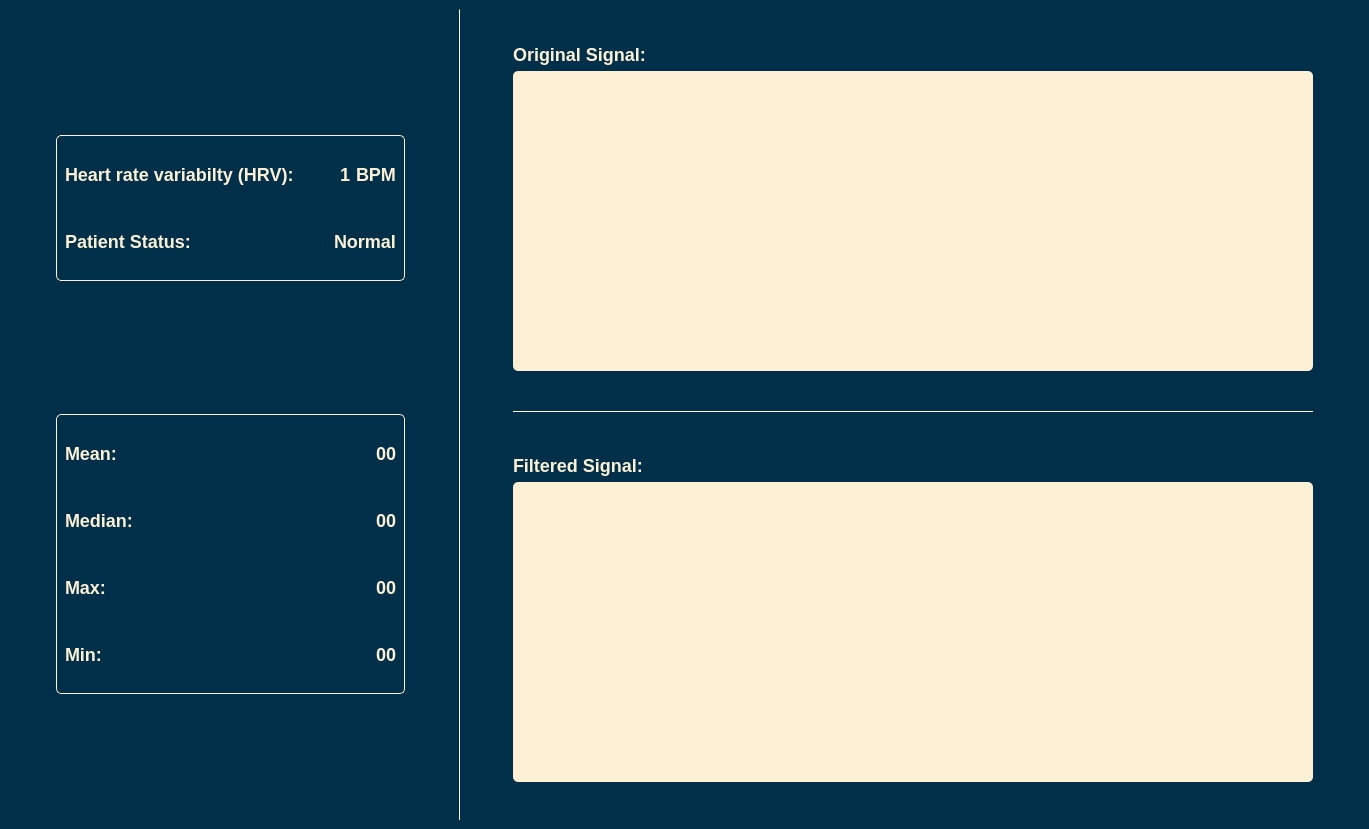
<?xml version="1.0" encoding="UTF-8"?>
<ui version="4.0">
 <class>MainWindow</class>
 <widget class="QMainWindow" name="MainWindow">
  <property name="geometry">
   <rect>
    <x>0</x>
    <y>0</y>
    <width>1369</width>
    <height>829</height>
   </rect>
  </property>
  <property name="windowTitle">
   <string>MainWindow</string>
  </property>
  <property name="styleSheet">
   <string notr="true">background-color:#003049;</string>
  </property>
  <widget class="QWidget" name="centralwidget">
   <layout class="QHBoxLayout" name="horizontalLayout">
    <item>
     <spacer name="horizontalSpacer_3">
      <property name="orientation">
       <enum>Qt::Horizontal</enum>
      </property>
      <property name="sizeHint" stdset="0">
       <size>
        <width>40</width>
        <height>20</height>
       </size>
      </property>
     </spacer>
    </item>
    <item>
     <layout class="QVBoxLayout" name="verticalLayout_2">
      <item>
       <layout class="QHBoxLayout" name="horizontalLayout_2"/>
      </item>
      <item>
       <spacer name="verticalSpacer_2">
        <property name="orientation">
         <enum>Qt::Vertical</enum>
        </property>
        <property name="sizeHint" stdset="0">
         <size>
          <width>20</width>
          <height>40</height>
         </size>
        </property>
       </spacer>
      </item>
      <item>
       <widget class="QWidget" name="widget" native="true">
        <property name="minimumSize">
         <size>
          <width>0</width>
          <height>100</height>
         </size>
        </property>
        <property name="styleSheet">
         <string notr="true">border: 1px solid #fdf0d5;
border-radius: 5px;</string>
        </property>
        <layout class="QVBoxLayout" name="verticalLayout_6">
         <item>
          <layout class="QHBoxLayout" name="horizontalLayout_3">
           <property name="topMargin">
            <number>20</number>
           </property>
           <property name="bottomMargin">
            <number>20</number>
           </property>
           <item>
            <widget class="QLabel" name="label">
             <property name="maximumSize">
              <size>
               <width>300</width>
               <height>16777215</height>
              </size>
             </property>
             <property name="styleSheet">
              <string notr="true">color:#fdf0d5;
font-size: 18px;
font-weight: bold;
border: none;</string>
             </property>
             <property name="text">
              <string>Heart rate variabilty (HRV):</string>
             </property>
            </widget>
           </item>
           <item>
            <spacer name="horizontalSpacer_4">
             <property name="orientation">
              <enum>Qt::Horizontal</enum>
             </property>
             <property name="sizeHint" stdset="0">
              <size>
               <width>40</width>
               <height>20</height>
              </size>
             </property>
            </spacer>
           </item>
           <item>
            <widget class="QLabel" name="hrv_label">
             <property name="maximumSize">
              <size>
               <width>20</width>
               <height>16777215</height>
              </size>
             </property>
             <property name="styleSheet">
              <string notr="true">color:#fdf0d5;
font-size: 18px;
font-weight: bold;
border: none;</string>
             </property>
             <property name="text">
              <string>1</string>
             </property>
            </widget>
           </item>
           <item>
            <widget class="QLabel" name="label_5">
             <property name="maximumSize">
              <size>
               <width>50</width>
               <height>16777215</height>
              </size>
             </property>
             <property name="styleSheet">
              <string notr="true">border:none;
color:#fdf0d5;
font-size: 18px;
font-weight: bold;</string>
             </property>
             <property name="text">
              <string>BPM</string>
             </property>
            </widget>
           </item>
          </layout>
         </item>
         <item>
          <layout class="QHBoxLayout" name="horizontalLayout_6">
           <property name="topMargin">
            <number>20</number>
           </property>
           <property name="bottomMargin">
            <number>20</number>
           </property>
           <item>
            <widget class="QLabel" name="label_7">
             <property name="maximumSize">
              <size>
               <width>300</width>
               <height>16777215</height>
              </size>
             </property>
             <property name="styleSheet">
              <string notr="true">color:#fdf0d5;
font-size: 18px;
font-weight: bold;
border:none;</string>
             </property>
             <property name="text">
              <string>Patient Status:</string>
             </property>
            </widget>
           </item>
           <item>
            <spacer name="horizontalSpacer_6">
             <property name="orientation">
              <enum>Qt::Horizontal</enum>
             </property>
             <property name="sizeHint" stdset="0">
              <size>
               <width>40</width>
               <height>20</height>
              </size>
             </property>
            </spacer>
           </item>
           <item>
            <widget class="QLabel" name="status">
             <property name="maximumSize">
              <size>
               <width>150</width>
               <height>16777215</height>
              </size>
             </property>
             <property name="styleSheet">
              <string notr="true">color:#fdf0d5;
font-size: 18px;
font-weight: bold;
border:none;</string>
             </property>
             <property name="text">
              <string>Normal</string>
             </property>
            </widget>
           </item>
          </layout>
         </item>
        </layout>
       </widget>
      </item>
      <item>
       <spacer name="verticalSpacer">
        <property name="orientation">
         <enum>Qt::Vertical</enum>
        </property>
        <property name="sizeHint" stdset="0">
         <size>
          <width>20</width>
          <height>40</height>
         </size>
        </property>
       </spacer>
      </item>
      <item>
       <widget class="QWidget" name="widget_2" native="true">
        <property name="minimumSize">
         <size>
          <width>0</width>
          <height>100</height>
         </size>
        </property>
        <property name="styleSheet">
         <string notr="true">border: 1px solid #fdf0d5;
border-radius: 5px;</string>
        </property>
        <layout class="QVBoxLayout" name="verticalLayout_4">
         <item>
          <layout class="QHBoxLayout" name="horizontalLayout_9">
           <property name="topMargin">
            <number>20</number>
           </property>
           <property name="bottomMargin">
            <number>20</number>
           </property>
           <item>
            <widget class="QLabel" name="label_2">
             <property name="styleSheet">
              <string notr="true">color:#fdf0d5;
font-size: 18px;
font-weight: bold;
border: none;</string>
             </property>
             <property name="text">
              <string>Mean:</string>
             </property>
            </widget>
           </item>
           <item>
            <spacer name="horizontalSpacer_12">
             <property name="orientation">
              <enum>Qt::Horizontal</enum>
             </property>
             <property name="sizeHint" stdset="0">
              <size>
               <width>40</width>
               <height>20</height>
              </size>
             </property>
            </spacer>
           </item>
           <item>
            <widget class="QLabel" name="mean">
             <property name="styleSheet">
              <string notr="true">color:#fdf0d5;
font-size: 18px;
font-weight: bold;
border: none;</string>
             </property>
             <property name="text">
              <string>00</string>
             </property>
            </widget>
           </item>
          </layout>
         </item>
         <item>
          <layout class="QHBoxLayout" name="horizontalLayout_10">
           <property name="topMargin">
            <number>20</number>
           </property>
           <property name="bottomMargin">
            <number>20</number>
           </property>
           <item>
            <widget class="QLabel" name="label_8">
             <property name="styleSheet">
              <string notr="true">color:#fdf0d5;
font-size: 18px;
font-weight: bold;
border: none;</string>
             </property>
             <property name="text">
              <string>Median:</string>
             </property>
            </widget>
           </item>
           <item>
            <spacer name="horizontalSpacer_13">
             <property name="orientation">
              <enum>Qt::Horizontal</enum>
             </property>
             <property name="sizeHint" stdset="0">
              <size>
               <width>40</width>
               <height>20</height>
              </size>
             </property>
            </spacer>
           </item>
           <item>
            <widget class="QLabel" name="median">
             <property name="styleSheet">
              <string notr="true">color:#fdf0d5;
font-size: 18px;
font-weight: bold;
border: none;</string>
             </property>
             <property name="text">
              <string>00</string>
             </property>
            </widget>
           </item>
          </layout>
         </item>
         <item>
          <layout class="QHBoxLayout" name="horizontalLayout_11">
           <property name="topMargin">
            <number>20</number>
           </property>
           <property name="bottomMargin">
            <number>20</number>
           </property>
           <item>
            <widget class="QLabel" name="label_13">
             <property name="styleSheet">
              <string notr="true">color:#fdf0d5;
font-size: 18px;
font-weight: bold;
border: none;</string>
             </property>
             <property name="text">
              <string>Max:</string>
             </property>
            </widget>
           </item>
           <item>
            <spacer name="horizontalSpacer_14">
             <property name="orientation">
              <enum>Qt::Horizontal</enum>
             </property>
             <property name="sizeHint" stdset="0">
              <size>
               <width>40</width>
               <height>20</height>
              </size>
             </property>
            </spacer>
           </item>
           <item>
            <widget class="QLabel" name="max">
             <property name="styleSheet">
              <string notr="true">color:#fdf0d5;
font-size: 18px;
font-weight: bold;
border: none;</string>
             </property>
             <property name="text">
              <string>00</string>
             </property>
            </widget>
           </item>
          </layout>
         </item>
         <item>
          <layout class="QHBoxLayout" name="horizontalLayout_12">
           <property name="topMargin">
            <number>20</number>
           </property>
           <property name="bottomMargin">
            <number>20</number>
           </property>
           <item>
            <widget class="QLabel" name="label_15">
             <property name="styleSheet">
              <string notr="true">color:#fdf0d5;
font-size: 18px;
font-weight: bold;
border: none;</string>
             </property>
             <property name="text">
              <string>Min:</string>
             </property>
            </widget>
           </item>
           <item>
            <spacer name="horizontalSpacer_15">
             <property name="orientation">
              <enum>Qt::Horizontal</enum>
             </property>
             <property name="sizeHint" stdset="0">
              <size>
               <width>40</width>
               <height>20</height>
              </size>
             </property>
            </spacer>
           </item>
           <item>
            <widget class="QLabel" name="min">
             <property name="styleSheet">
              <string notr="true">color:#fdf0d5;
font-size: 18px;
font-weight: bold;
border: none;</string>
             </property>
             <property name="text">
              <string>00</string>
             </property>
            </widget>
           </item>
          </layout>
         </item>
        </layout>
       </widget>
      </item>
      <item>
       <spacer name="verticalSpacer_8">
        <property name="orientation">
         <enum>Qt::Vertical</enum>
        </property>
        <property name="sizeHint" stdset="0">
         <size>
          <width>20</width>
          <height>40</height>
         </size>
        </property>
       </spacer>
      </item>
     </layout>
    </item>
    <item>
     <spacer name="horizontalSpacer_11">
      <property name="orientation">
       <enum>Qt::Horizontal</enum>
      </property>
      <property name="sizeHint" stdset="0">
       <size>
        <width>40</width>
        <height>20</height>
       </size>
      </property>
     </spacer>
    </item>
    <item>
     <widget class="Line" name="line_2">
      <property name="maximumSize">
       <size>
        <width>1</width>
        <height>16777215</height>
       </size>
      </property>
      <property name="styleSheet">
       <string notr="true">background-color:#fdf0d5;</string>
      </property>
      <property name="orientation">
       <enum>Qt::Vertical</enum>
      </property>
     </widget>
    </item>
    <item>
     <spacer name="horizontalSpacer">
      <property name="orientation">
       <enum>Qt::Horizontal</enum>
      </property>
      <property name="sizeHint" stdset="0">
       <size>
        <width>40</width>
        <height>20</height>
       </size>
      </property>
     </spacer>
    </item>
    <item>
     <layout class="QVBoxLayout" name="verticalLayout">
      <item>
       <layout class="QVBoxLayout" name="verticalLayout_3">
        <item>
         <spacer name="verticalSpacer_6">
          <property name="orientation">
           <enum>Qt::Vertical</enum>
          </property>
          <property name="sizeHint" stdset="0">
           <size>
            <width>20</width>
            <height>40</height>
           </size>
          </property>
         </spacer>
        </item>
        <item>
         <widget class="QLabel" name="label_9">
          <property name="styleSheet">
           <string notr="true">color:#fdf0d5;
font-size: 18px;
font-weight: bold;</string>
          </property>
          <property name="text">
           <string>Original Signal:</string>
          </property>
         </widget>
        </item>
        <item>
         <widget class="QFrame" name="original_graph">
          <property name="minimumSize">
           <size>
            <width>800</width>
            <height>300</height>
           </size>
          </property>
          <property name="maximumSize">
           <size>
            <width>800</width>
            <height>16777215</height>
           </size>
          </property>
          <property name="styleSheet">
           <string notr="true">background-color:#fdf0d5;
border-radius: 5px;</string>
          </property>
          <property name="frameShape">
           <enum>QFrame::StyledPanel</enum>
          </property>
          <property name="frameShadow">
           <enum>QFrame::Raised</enum>
          </property>
         </widget>
        </item>
       </layout>
      </item>
      <item>
       <spacer name="verticalSpacer_4">
        <property name="orientation">
         <enum>Qt::Vertical</enum>
        </property>
        <property name="sizeHint" stdset="0">
         <size>
          <width>20</width>
          <height>40</height>
         </size>
        </property>
       </spacer>
      </item>
      <item>
       <layout class="QVBoxLayout" name="verticalLayout_5">
        <item>
         <widget class="Line" name="line">
          <property name="maximumSize">
           <size>
            <width>16777215</width>
            <height>1</height>
           </size>
          </property>
          <property name="styleSheet">
           <string notr="true">background-color:#fdf0d5;</string>
          </property>
          <property name="orientation">
           <enum>Qt::Horizontal</enum>
          </property>
         </widget>
        </item>
        <item>
         <spacer name="verticalSpacer_5">
          <property name="orientation">
           <enum>Qt::Vertical</enum>
          </property>
          <property name="sizeHint" stdset="0">
           <size>
            <width>20</width>
            <height>40</height>
           </size>
          </property>
         </spacer>
        </item>
        <item>
         <widget class="QLabel" name="label_10">
          <property name="styleSheet">
           <string notr="true">color:#fdf0d5;
font-size: 18px;
font-weight: bold;</string>
          </property>
          <property name="text">
           <string>Filtered Signal:</string>
          </property>
         </widget>
        </item>
        <item>
         <widget class="QFrame" name="filtered_graph">
          <property name="minimumSize">
           <size>
            <width>600</width>
            <height>300</height>
           </size>
          </property>
          <property name="maximumSize">
           <size>
            <width>16777215</width>
            <height>300</height>
           </size>
          </property>
          <property name="styleSheet">
           <string notr="true">background-color:#fdf0d5;
border-radius: 5px;</string>
          </property>
          <property name="frameShape">
           <enum>QFrame::StyledPanel</enum>
          </property>
          <property name="frameShadow">
           <enum>QFrame::Raised</enum>
          </property>
         </widget>
        </item>
        <item>
         <spacer name="verticalSpacer_7">
          <property name="orientation">
           <enum>Qt::Vertical</enum>
          </property>
          <property name="sizeHint" stdset="0">
           <size>
            <width>20</width>
            <height>40</height>
           </size>
          </property>
         </spacer>
        </item>
       </layout>
      </item>
     </layout>
    </item>
    <item>
     <spacer name="horizontalSpacer_2">
      <property name="orientation">
       <enum>Qt::Horizontal</enum>
      </property>
      <property name="sizeHint" stdset="0">
       <size>
        <width>40</width>
        <height>20</height>
       </size>
      </property>
     </spacer>
    </item>
   </layout>
  </widget>
 </widget>
 <resources/>
 <connections/>
</ui>
